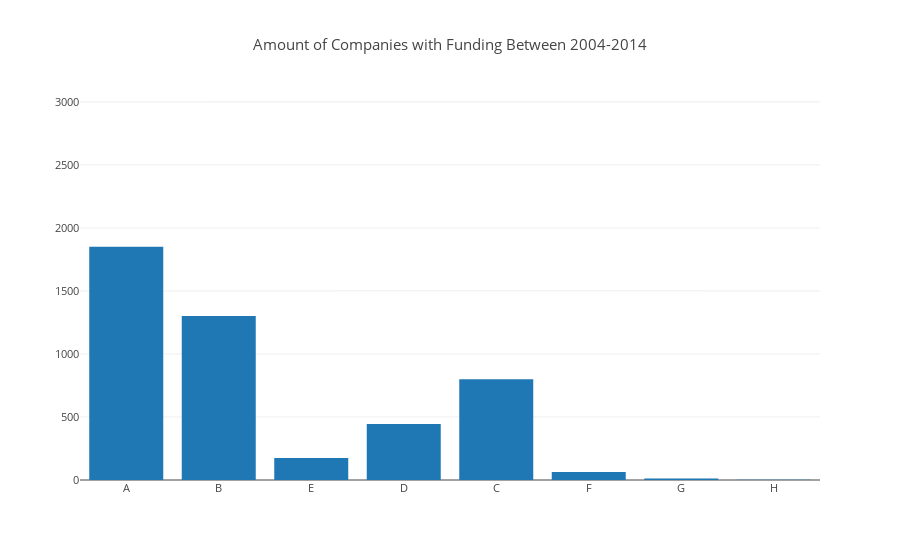

The cell this chart's notebook holds for it:
### Markdown cell above
## Number of startups who achieved funding per round

### Code cell
avg_funding_per_round_bar = [go.Bar(
            x=list(rounds_sums_dict.keys()),
            y=list(rounds_sums_dict.values())
    )]

iplot({'data':avg_funding_per_round_bar, 'layout':{'title': 'Amount of Companies with Funding Between 2004-2014',
                          'font': dict(size=11)}}, filename='basic-bar')

### Figure 1 — Plotly figure (JSON) as saved in the notebook; plotly's stock layout.template omitted (floating-point values rounded to 4 significant figures)
{"data": [{"type": "bar", "uid": "24bc7f64-d7c9-11e8-8b91-6a000073fc60", "x": [null, "A", "B", "E", "D", "C", "F", "G", "H"], "y": [2864, 1851, 1301, 174, 445, 800, 63, 11, 1]}], "layout": {"font": {"size": 11}, "title": "Amount of Companies with Funding Between 2004-2014"}}
